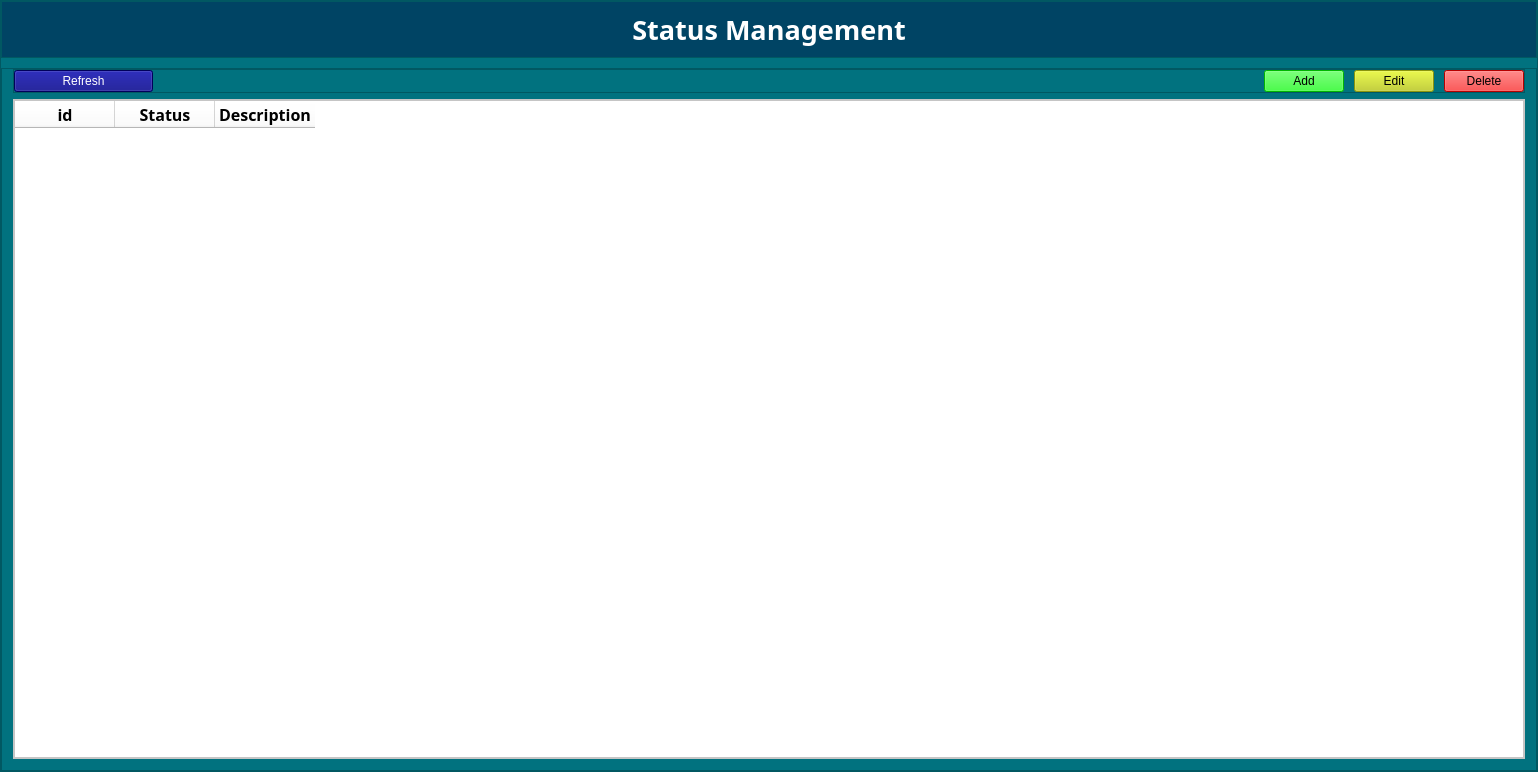
<?xml version="1.0" encoding="UTF-8"?>
<ui version="4.0">
 <class>frm_status</class>
 <widget class="QWidget" name="frm_status">
  <property name="geometry">
   <rect>
    <x>0</x>
    <y>0</y>
    <width>1538</width>
    <height>772</height>
   </rect>
  </property>
  <property name="windowTitle">
   <string>Form Status</string>
  </property>
  <layout class="QVBoxLayout" name="verticalLayout" stretch="0">
   <property name="spacing">
    <number>0</number>
   </property>
   <property name="leftMargin">
    <number>0</number>
   </property>
   <property name="topMargin">
    <number>0</number>
   </property>
   <property name="rightMargin">
    <number>0</number>
   </property>
   <property name="bottomMargin">
    <number>0</number>
   </property>
   <item>
    <widget class="QFrame" name="frame_main">
     <property name="font">
      <font>
       <family>Phetsarath OT</family>
       <pointsize>18</pointsize>
       <weight>50</weight>
       <italic>false</italic>
       <bold>false</bold>
      </font>
     </property>
     <property name="styleSheet">
      <string notr="true">font: 18pt &quot;Phetsarath OT&quot;;
background-color: rgb(1, 114, 127);</string>
     </property>
     <property name="frameShape">
      <enum>QFrame::StyledPanel</enum>
     </property>
     <property name="frameShadow">
      <enum>QFrame::Raised</enum>
     </property>
     <layout class="QGridLayout" name="gridLayout" rowstretch="0,0,10" rowminimumheight="1,1,10">
      <property name="leftMargin">
       <number>0</number>
      </property>
      <property name="topMargin">
       <number>0</number>
      </property>
      <property name="rightMargin">
       <number>0</number>
      </property>
      <property name="bottomMargin">
       <number>0</number>
      </property>
      <property name="horizontalSpacing">
       <number>0</number>
      </property>
      <property name="verticalSpacing">
       <number>10</number>
      </property>
      <item row="0" column="0" rowspan="2">
       <widget class="QFrame" name="frame_3">
        <property name="frameShape">
         <enum>QFrame::StyledPanel</enum>
        </property>
        <property name="frameShadow">
         <enum>QFrame::Raised</enum>
        </property>
        <layout class="QGridLayout" name="gridLayout_5">
         <property name="leftMargin">
          <number>0</number>
         </property>
         <property name="topMargin">
          <number>0</number>
         </property>
         <property name="rightMargin">
          <number>0</number>
         </property>
         <property name="bottomMargin">
          <number>0</number>
         </property>
         <item row="0" column="0">
          <widget class="QWidget" name="widget_4" native="true">
           <property name="font">
            <font>
             <family>Phetsarath OT</family>
             <pointsize>18</pointsize>
             <weight>50</weight>
             <italic>false</italic>
             <bold>false</bold>
            </font>
           </property>
           <property name="styleSheet">
            <string notr="true">background-color: rgb(0, 68, 100);</string>
           </property>
           <layout class="QGridLayout" name="gridLayout_4">
            <item row="0" column="0">
             <widget class="QLabel" name="label">
              <property name="font">
               <font>
                <family>Phetsarath OT</family>
                <pointsize>20</pointsize>
                <weight>75</weight>
                <italic>false</italic>
                <bold>true</bold>
               </font>
              </property>
              <property name="layoutDirection">
               <enum>Qt::LeftToRight</enum>
              </property>
              <property name="styleSheet">
               <string notr="true">font: bold 20pt &quot;Phetsarath OT&quot;;
color: rgb(255, 255, 255);</string>
              </property>
              <property name="text">
               <string>Status Management</string>
              </property>
              <property name="alignment">
               <set>Qt::AlignCenter</set>
              </property>
             </widget>
            </item>
           </layout>
          </widget>
         </item>
        </layout>
       </widget>
      </item>
      <item row="2" column="0">
       <widget class="QFrame" name="frame_4">
        <property name="frameShape">
         <enum>QFrame::StyledPanel</enum>
        </property>
        <property name="frameShadow">
         <enum>QFrame::Raised</enum>
        </property>
        <layout class="QVBoxLayout" name="verticalLayout_2">
         <property name="leftMargin">
          <number>11</number>
         </property>
         <property name="topMargin">
          <number>0</number>
         </property>
         <property name="rightMargin">
          <number>11</number>
         </property>
         <property name="bottomMargin">
          <number>11</number>
         </property>
         <item>
          <widget class="QFrame" name="frame">
           <property name="frameShape">
            <enum>QFrame::StyledPanel</enum>
           </property>
           <property name="frameShadow">
            <enum>QFrame::Raised</enum>
           </property>
           <layout class="QGridLayout" name="gridLayout_2" columnstretch="0,10,5,0,0">
            <property name="leftMargin">
             <number>0</number>
            </property>
            <property name="topMargin">
             <number>0</number>
            </property>
            <property name="rightMargin">
             <number>0</number>
            </property>
            <property name="bottomMargin">
             <number>0</number>
            </property>
            <property name="spacing">
             <number>0</number>
            </property>
            <item row="0" column="3">
             <widget class="QWidget" name="widget" native="true">
              <layout class="QGridLayout" name="gridLayout_3">
               <property name="leftMargin">
                <number>0</number>
               </property>
               <property name="topMargin">
                <number>0</number>
               </property>
               <property name="rightMargin">
                <number>0</number>
               </property>
               <property name="bottomMargin">
                <number>0</number>
               </property>
               <property name="horizontalSpacing">
                <number>10</number>
               </property>
               <property name="verticalSpacing">
                <number>0</number>
               </property>
               <item row="0" column="1">
                <widget class="QPushButton" name="btn_Edit">
                 <property name="styleSheet">
                  <string notr="true">background-color: rgb(193, 209, 17);</string>
                 </property>
                 <property name="text">
                  <string>Edit</string>
                 </property>
                </widget>
               </item>
               <item row="0" column="0">
                <widget class="QPushButton" name="btn_Add">
                 <property name="styleSheet">
                  <string notr="true">background-color: rgb(0, 255, 0);</string>
                 </property>
                 <property name="text">
                  <string>Add</string>
                 </property>
                </widget>
               </item>
               <item row="0" column="2">
                <widget class="QPushButton" name="btn_Delete">
                 <property name="styleSheet">
                  <string notr="true">background-color: rgb(255, 0, 0);</string>
                 </property>
                 <property name="text">
                  <string>Delete</string>
                 </property>
                </widget>
               </item>
              </layout>
             </widget>
            </item>
            <item row="0" column="4">
             <widget class="QWidget" name="widget_3" native="true"/>
            </item>
            <item row="0" column="1">
             <widget class="QWidget" name="widget_2" native="true">
              <layout class="QHBoxLayout" name="horizontalLayout" stretch="2,8,2">
               <property name="spacing">
                <number>0</number>
               </property>
               <property name="leftMargin">
                <number>0</number>
               </property>
               <property name="topMargin">
                <number>0</number>
               </property>
               <property name="rightMargin">
                <number>0</number>
               </property>
               <property name="bottomMargin">
                <number>0</number>
               </property>
               <item>
                <widget class="QWidget" name="widget_5" native="true">
                 <layout class="QGridLayout" name="gridLayout_7">
                  <property name="leftMargin">
                   <number>0</number>
                  </property>
                  <property name="topMargin">
                   <number>0</number>
                  </property>
                  <property name="rightMargin">
                   <number>0</number>
                  </property>
                  <property name="bottomMargin">
                   <number>0</number>
                  </property>
                  <property name="spacing">
                   <number>0</number>
                  </property>
                  <item row="0" column="0">
                   <widget class="QPushButton" name="btn_refresh">
                    <property name="styleSheet">
                     <string notr="true">background-color: rgb(0, 255, 0);
color: rgb(255, 255, 255);
background-color: rgb(0, 0, 127);</string>
                    </property>
                    <property name="text">
                     <string>Refresh</string>
                    </property>
                   </widget>
                  </item>
                 </layout>
                </widget>
               </item>
               <item>
                <widget class="QWidget" name="widget_6" native="true"/>
               </item>
               <item>
                <widget class="QWidget" name="widget_7" native="true">
                 <widget class="QLabel" name="lbl_did">
                  <property name="geometry">
                   <rect>
                    <x>20</x>
                    <y>10</y>
                    <width>81</width>
                    <height>41</height>
                   </rect>
                  </property>
                  <property name="styleSheet">
                   <string notr="true">color: rgb(1, 114, 127);
color: rgb(255, 0, 0);</string>
                  </property>
                  <property name="text">
                   <string/>
                  </property>
                 </widget>
                </widget>
               </item>
              </layout>
             </widget>
            </item>
           </layout>
          </widget>
         </item>
         <item>
          <widget class="QFrame" name="frame_2">
           <property name="styleSheet">
            <string notr="true">background-color: rgb(255, 255, 255);
color: rgb(0, 0, 0);</string>
           </property>
           <property name="frameShape">
            <enum>QFrame::StyledPanel</enum>
           </property>
           <property name="frameShadow">
            <enum>QFrame::Raised</enum>
           </property>
           <layout class="QGridLayout" name="gridLayout_6">
            <property name="leftMargin">
             <number>0</number>
            </property>
            <property name="topMargin">
             <number>0</number>
            </property>
            <property name="rightMargin">
             <number>0</number>
            </property>
            <property name="bottomMargin">
             <number>0</number>
            </property>
            <property name="spacing">
             <number>0</number>
            </property>
            <item row="0" column="0">
             <widget class="QTableWidget" name="tb_show">
              <property name="font">
               <font>
                <family>Phetsarath OT</family>
                <pointsize>18</pointsize>
                <weight>50</weight>
                <italic>false</italic>
                <bold>false</bold>
               </font>
              </property>
              <property name="styleSheet">
               <string notr="true">
color: rgb(0, 0, 0);
background-color: rgb(255, 255, 255);</string>
              </property>
              <column>
               <property name="text">
                <string>id</string>
               </property>
               <property name="font">
                <font>
                 <family>Phetsarath OT</family>
                 <pointsize>12</pointsize>
                 <weight>75</weight>
                 <bold>true</bold>
                </font>
               </property>
              </column>
              <column>
               <property name="text">
                <string>Status</string>
               </property>
               <property name="font">
                <font>
                 <family>Phetsarath OT</family>
                 <pointsize>12</pointsize>
                 <weight>75</weight>
                 <bold>true</bold>
                </font>
               </property>
              </column>
              <column>
               <property name="text">
                <string>Description</string>
               </property>
               <property name="font">
                <font>
                 <family>Phetsarath OT</family>
                 <pointsize>12</pointsize>
                 <weight>75</weight>
                 <bold>true</bold>
                </font>
               </property>
              </column>
             </widget>
            </item>
           </layout>
          </widget>
         </item>
        </layout>
       </widget>
      </item>
     </layout>
    </widget>
   </item>
  </layout>
 </widget>
 <resources/>
 <connections/>
</ui>
